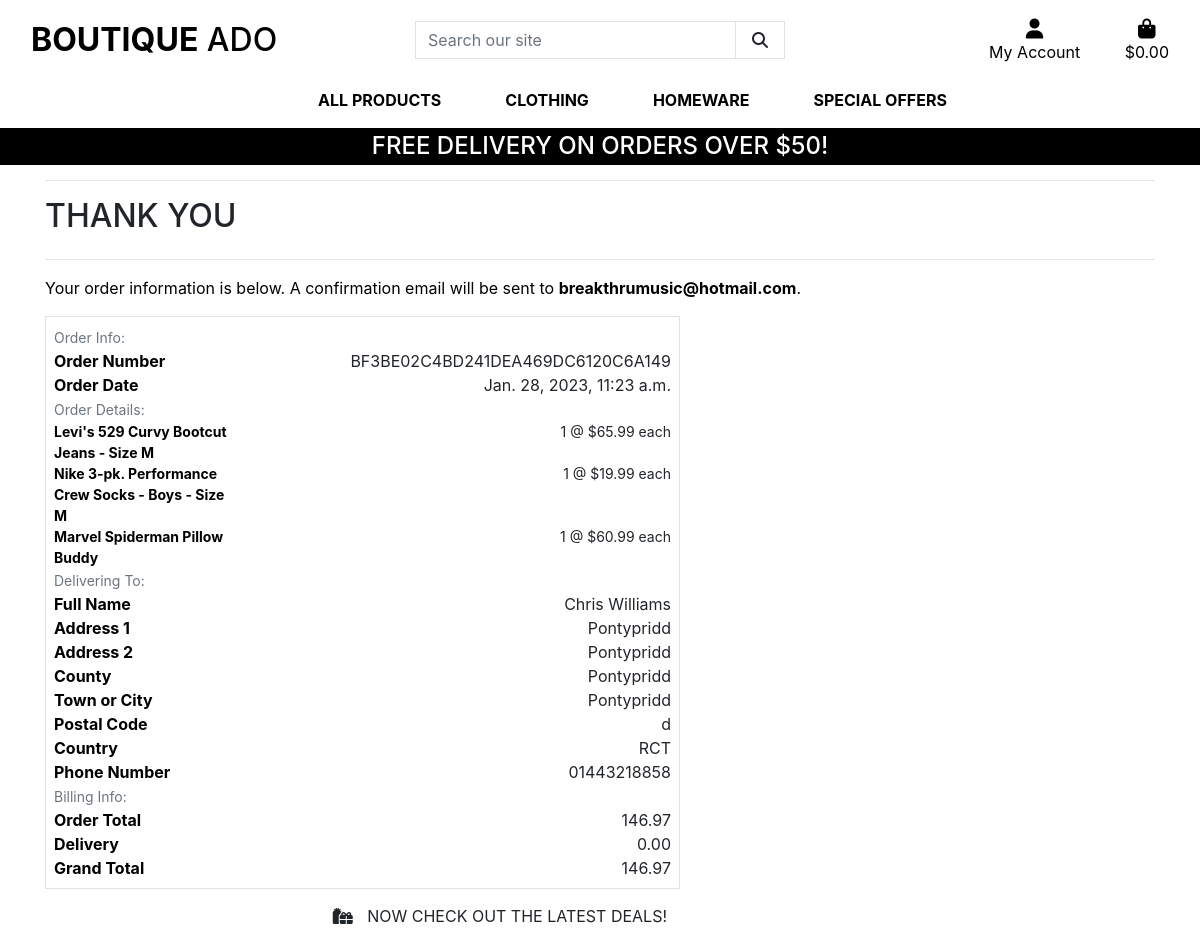
/checkout/checkout_success/BF3BE02C4BD241DEA469DC6120C6A149, run on the app's committed database.
### checkout/models.py (models this page shows, shortened)
class Order(models.Model):                  # this handles orders across the store
    order_number = models.CharField(max_length=32, null=False, editable=False)         # editable = False
    user_profile = models.ForeignKey(UserProfile, on_delete=models.SET_NULL,
                                    null=True, blank=True, related_name='orders')
    full_name = models.CharField(max_length=50, null=False, blank=False)
    email = models.EmailField(max_length=254, null=False, blank=False)
    phone_number = models.CharField(max_length=20, null=False, blank=False)
    country = CountryField(blank_label='Country *', null=False, blank=False)
    postcode = models.CharField(max_length=20, null=True, blank=True)          # null = true means can be left blank
    town_or_city = models.CharField(max_length=40, null=False, blank=False)
    street_address1 = models.CharField(max_length=80, null=False, blank=False)
    street_address2 = models.CharField(max_length=80, null=True, blank=True)
    county = models.CharField(max_length=80, null=True, blank=True)
    date = models.DateTimeField(auto_now_add=True)                            #adds date/time automatically
    delivery_cost = models.DecimalField(max_digits=6, decimal_places=2, null=False, default=0)     # calculated field
    order_total = models.DecimalField(max_digits=10, decimal_places=2, null=False, default=0)       # calculated field
    grand_total = models.DecimalField(max_digits=10, decimal_places=2, null=False, default=0)       # calculated field
    original_bag = models.TextField(null=False, blank=False, default='')   # added in case cusotmer orders smae items but on a different order
    stripe_pid = models.CharField(max_length=254, null=False, default='')   # added in case cusotmer order same items on different day

class OrderLineItem(models.Model):    # individual shopping bag item linked to an order
    order = models.ForeignKey(Order, null=False, blank=False, on_delete=models.CASCADE, related_name='lineitems')     #foreign key to order class
    product = models.ForeignKey(Product, null=False, blank=False, on_delete=models.CASCADE)                         #foreign key to product
    product_size = models.CharField(max_length=2, null=True, blank=True) # XS, S, M, L, XL
    quantity = models.IntegerField(null=False, blank=False, default=0)
    lineitem_total = models.DecimalField(max_digits=6, decimal_places=2, null=False, blank=False, editable=False)

### products/models.py (models this page shows, shortened)
class Product(models.Model):
    category = models.ForeignKey('Category', null=True, blank=True, on_delete=models.SET_NULL)      # foreign key to the category model
    sku = models.CharField(max_length=254, null=True, blank=True)
    name = models.CharField(max_length=254)
    description = models.TextField()
    has_sizes = models.BooleanField(default=False, null=True, blank=True)
    price = models.DecimalField(max_digits=6, decimal_places=2)
    rating = models.DecimalField(max_digits=6, decimal_places=2, null=True, blank=True)
    image_url = models.URLField(max_length=1024, null=True, blank=True)
    image = models.ImageField(null=True, blank=True)

### checkout/views.py (the view)
# urls.py: path('checkout_success/<order_number>', views.checkout_success, name='checkout_success'),
def checkout_success(request, order_number):
    save_info = request.session.get('save_info')
    order = get_object_or_404(Order, order_number=order_number)
    messages.success(request, f'Order successfully processed! \
        Your order number is {order_number}. A confirmation \
        email will be sent to {order.email}.')
    if 'bag' in request.session:
        del request.session['bag']
    template = 'checkout/checkout_success.html'
    context = {
        'order': order,
    }
    return render(request, template, context)

### checkout/templates/checkout/checkout_success.html (shortened to what this page needs)
{% extends "base.html" %}
{% load static %}
{% block extra_css %}
    <link rel="stylesheet" href="{% static 'checkout/css/checkout.css' %}">
{% endblock %}
{% block page_header %}
    <div class="container header-container">
    </div>
{% endblock %}
{% block content %}
    <div class="overlay"></div>
    <div class="container">
        <div class="row">
            <div class="col">
                <hr>
                <h2 class="logo-font mb-4">Thank You</h2>
                <hr>
                <p class="text-black">Your order information is below. A confirmation email will be sent to <strong>{{ order.email }}</strong>.</p>
            </div>
        </div>
        <div class="row">
            <div class="col-12 col-lg-7">
                <div class="order-confirmation-wrapper p-2 border">
                    <div class="row">
                        <div class="col">
                            <small class="text-muted">Order Info:</small>
                        </div>
                    </div>
                    <div class="row">
                        <div class="col-12 col-md-4">
                            <p class="mb-0 text-black font-weight-bold">Order Number</p>
                        </div>
                        <div class="col-12 col-md-8 text-md-right">
                            <p class="mb-0">{{ order.order_number }}</p>
                        </div>
                    </div>
                    <div class="row">
                        <div class="col-12 col-md-4">
                            <p class="mb-0 text-black font-weight-bold">Order Date</p>
                        </div>
                        <div class="col-12 col-md-8 text-md-right">
                            <p class="mb-0">{{ order.date }}</p>
                        </div>
                    </div>
                    <div class="row">
                        <div class="col">
                            <small class="text-muted">Order Details:</small>
                        </div>
                    </div>
                    {% for item in order.lineitems.all %}
                    <div class="row">
                        <div class="col-12 col-md-4">
                            <p class="small mb-0 text-black font-weight-bold">
                                {{ item.product.name }}{% if item.product_size %} - Size {{ item.product_size|upper }}{% endif %}
                            </p>
                        </div>
                        <div class="col-12 col-md-8 text-md-right">
                            <p class="small mb-0">{{ item.quantity }} @ ${{ item.product.price }} each</p>
                        </div>
                    </div>
                    {% endfor %}
                    <div class="row">
                        <div class="col">
                            <small class="text-muted">Delivering To:</small>
                        </div>
                    </div>
                    <div class="row">
                        <div class="col-12 col-md-4">
                            <p class="mb-0 text-black font-weight-bold">Full Name</p>
                        </div>
                        <div class="col-12 col-md-8 text-md-right">
                            <p class="mb-0">{{ order.full_name }}</p>
                        </div>
                    </div>
                    <div class="row">
                        <div class="col-12 col-md-4">
                            <p class="mb-0 text-black font-weight-bold">Address 1</p>
                        </div>
                        <div class="col-12 col-md-8 text-md-right">
                            <p class="mb-0">{{ order.street_address1 }}</p>
                        </div>
                    </div>
                    {% if order.street_address2 %}
                    <div class="row">
                        <div class="col-12 col-md-4">
                            <p class="mb-0 text-black font-weight-bold">Address 2</p>
                        </div>
                        <div class="col-12 col-md-8 text-md-right">
                            <p class="mb-0">{{ order.street_address1 }}</p>
                        </div>
                    </div>
                    {% endif %}
                    {% if order.county %}
                    <div class="row">
                        <div class="col-12 col-md-4">
                            <p class="mb-0 text-black font-weight-bold">County</p>
                        </div>
                        <div class="col-12 col-md-8 text-md-right">
                            <p class="mb-0">{{ order.county }}</p>
                        </div>
                    </div>
                    {% endif %}
                    <div class="row">
                        <div class="col-12 col-md-4">
                            <p class="mb-0 text-black font-weight-bold">Town or City</p>
                        </div>
                        <div class="col-12 col-md-8 text-md-right">
                            <p class="mb-0">{{ order.town_or_city }}</p>
                        </div>
                    </div>
                    {% if order.postcode %}
                    <div class="row">
                        <div class="col-12 col-md-4">
                            <p class="mb-0 text-black font-weight-bold">Postal Code</p>
                        </div>
                        <div class="col-12 col-md-8 text-md-right">
                            <p class="mb-0">{{ order.postcode }}</p>
                        </div>
                    </div>
                    {% endif %}
                    <div class="row">
                        <div class="col-12 col-md-4">
                            <p class="mb-0 text-black font-weight-bold">Country</p>
                        </div>
                        <div class="col-12 col-md-8 text-md-right">
                            <p class="mb-0">{{ order.country }}</p>
                        </div>
                    </div>
                    <div class="row">
                        <div class="col-12 col-md-4">
                            <p class="mb-0 text-black font-weight-bold">Phone Number</p>
                        </div>
                        <div class="col-12 col-md-8 text-md-right">
                            <p class="mb-0">{{ order.phone_number }}</p>
                        </div>
                    </div>
                    <div class="row">
                        <div class="col">
                            <small class="text-muted">Billing Info:</small>
                        </div>
                    </div>
                    <div class="row">
                        <div class="col-12 col-md-4">
                            <p class="mb-0 text-black font-weight-bold">Order Total</p>
                        </div>
                        <div class="col-12 col-md-8 text-md-right">
                            <p class="mb-0">{{ order.order_total }}</p>
                        </div>
                    </div>
                    <div class="row">
                        <div class="col-12 col-md-4">
                            <p class="mb-0 text-black font-weight-bold">Delivery</p>
                        </div>
                        <div class="col-12 col-md-8 text-md-right">
                            <p class="mb-0">{{ order.delivery_cost }}</p>
                        </div>
                    </div>
                    <div class="row">
                        <div class="col-12 col-md-4">
                            <p class="mb-0 text-black font-weight-bold">Grand Total</p>
                        </div>
                        <div class="col-12 col-md-8 text-md-right">
                            <p class="mb-0">{{ order.grand_total }}</p>
                        </div>
                    </div>
                </div>
            </div>
        </div>
        <div class="row">
			<div class="col-12 col-lg-7 text-right">
				<a href="{% url 'products' %}?category=new_arrivals,deals,clearance" class="btn btn-black rounded-0 my-2">
					<span class="icon mr-2">
						<i class="fas fa-gifts"></i>
					</span>
					<span class="text-uppercase">Now check out the latest deals!</span>
				</a>
			</div>
		</div>
    </div>
{% endblock %}

### static/css/base.css (style rules this page uses)
html { height: 100%; }
body { background: url('/media/homepage_background_cropped.jpg') no-repeat center center fixed; background-size: cover; height: calc(100vh - 164px); color: #555; font-family: 'Lato'; }
.icon { align-items: center; display: inline-flex; justify-content: center; height: 1.5rem; width: 1.5rem; }
.logo-font { text-transform: uppercase; }
.btn-black { background: black; color: white; }
.text-black { color: #000 !important; }
.overlay { height: 100%; width: 100%; top: 0; left: 0; position: fixed; background: white; z-index: -1; }
@media (min-width: 1200px) { .container { max-width: 80%; } }
@media (min-width: 992px) { .header-container { padding-top: 164px; } }

### data on the page
Order: email "breakthrumusic@hotmail.com", order_number "BF3BE02C4BD241DEA469DC6120C6A149", date "Jan. 28, 2023, 11:23 a.m.", full_name "Chris Williams", street_address1 "Pontypridd", county "Pontypridd", town_or_city "Pontypridd", postcode "d", country "RCT", phone_number "01443218858", order_total "146.97", delivery_cost "0.00", grand_total "146.97"
OrderLineItem: product.name "Levi's 529 Curvy Bootcut Jeans", product_size "M", quantity "1", product.price "65.99"
OrderLineItem: product.name "Nike 3-pk. Performance Crew Socks - Boys", product_size "M", quantity "1", product.price "19.99"
OrderLineItem: product.name "Marvel Spiderman Pillow Buddy", quantity "1", product.price "60.99"

### other printed values
{{ free_delivery_threshold }} "50"
